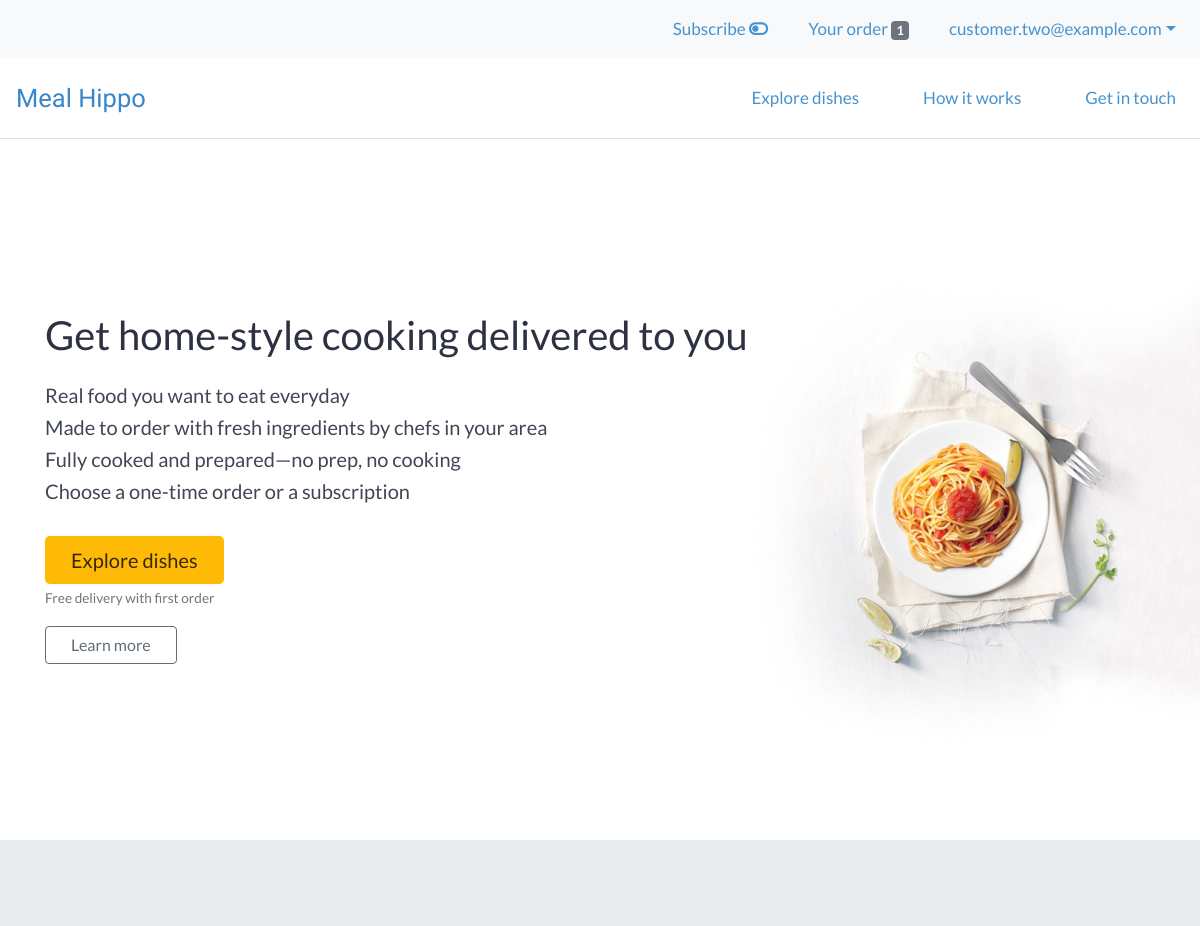
The app's page / (signed in, upper part), older data.
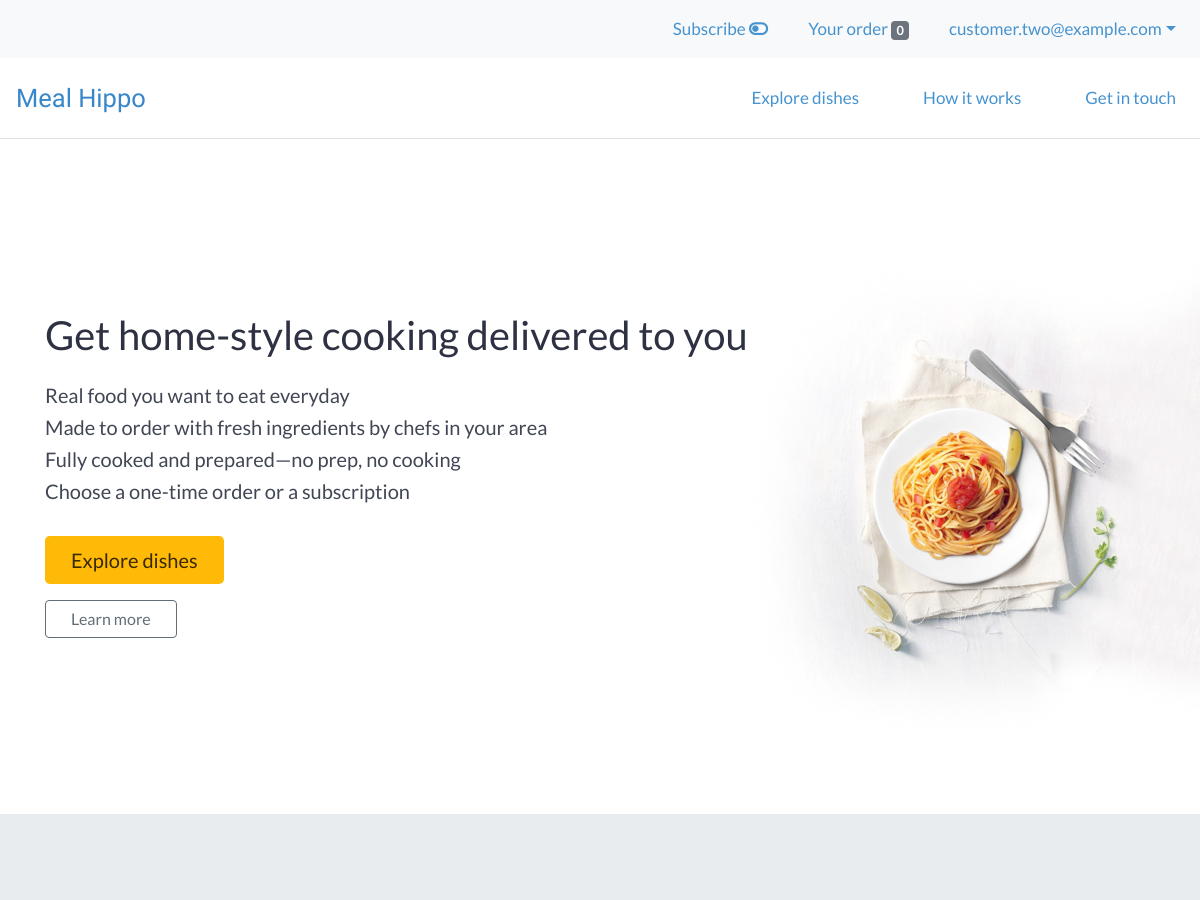
The same page, newer data.
### users/models.py (models this page shows, shortened)
class CustomUser(AbstractBaseUser):
    email = models.EmailField(unique=True)
    is_active = models.BooleanField(default=True)
    is_admin = models.BooleanField(default=False)
    objects = CustomUserManager()
    USERNAME_FIELD = 'email'
    REQUIRED_FIELDS = []

### webplatform/models.py (models this page shows, shortened)
class Order(models.Model):
    user = models.ForeignKey(settings.AUTH_USER_MODEL, on_delete=models.CASCADE)
    items = models.ManyToManyField(OrderItem)
    delivery_date = models.DateField(null=True)
    delivery_time = models.TimeField(null=True)
    is_completed = models.BooleanField(default=False)
    payment = models.ForeignKey(Payment, on_delete=models.SET_NULL, blank=True, null=True)
    created_at = models.DateTimeField(auto_now_add=True)
    modified_at = models.DateTimeField(auto_now=True)

### webplatform/views.py (the view)
# urls.py: path('', views.HomeView.as_view(), name='home_view'),
class HomeView(IsSubscribedMixin, HasFreeDeliveryMixin, TemplateView):
    template_name = 'webplatform/home_view.html'

### webplatform/templatetags/cart_templatetags.py (called while the page is built)
@register.filter
def cart_item_count(user):
    if user.is_authenticated:
        queryset = models.Order.objects.filter(user=user, is_completed=False)
        if queryset.exists():
            return queryset[0].items.count()
    return 0

### webplatform/views.py (called while the page is built)
    def get_context_data(self, **kwargs):
        context = super(IsSubscribedMixin, self).get_context_data(**kwargs)
        if self.request.user.is_authenticated:
            user_subscription_qs = models.UserSubscription.objects.filter(user=self.request.user)
            user_subscription = user_subscription_qs[0]
            context['is_subscribed'] = user_subscription.is_subscribed
        return context

    def get_context_data(self, **kwargs):
        context = super(HasFreeDeliveryMixin, self).get_context_data(**kwargs)
        if self.request.user.is_authenticated:
            user_delivery_detail_qs = models.UserDeliveryDetail.objects.filter(user=self.request.user)
            user_delivery_detail = user_delivery_detail_qs[0]
            context['free_delivery'] = user_delivery_detail.free_delivery
        return context

### webplatform/templates/webplatform/home_view.html (shortened to what this page needs)
{% extends 'base.html' %}
{% load static %}
{% load crispy_forms_tags %}
{% block content %}
<div class="jumbotron jumbotron-fluid jumbotron-splash mb-0 bg-white text-center text-sm-left">
  <div class="container mb-5 py-5">
    <div class="row">
      <div class="col-md-9">
        <h1 class="splash-title mb-4 font-weight-normal">Get home-style cooking delivered to you</h1>
          <h5>Real food you want to eat everyday</h5>
          <h5>Made to order with fresh ingredients by chefs in your area</h5>
          <h5>Fully cooked and prepared&mdash;no prep, no cooking</h5>
          <h5>Choose a one-time order or a subscription</h5>
        <br>
        <p>
          <a href="{% url 'webplatform:order_items_view' %}" class="btn btn-attention btn-lg" role="button">Explore dishes</a>
          {% if user.is_authenticated and free_delivery or not user.is_authenticated %}<br><small>Free delivery with first order</small>{% endif %}
        </p>
        <p>
          <a href="{% url 'webplatform:support_view' %}" class="btn btn-outline-primary grey" role="button">Learn more</a>
        </p>
      </div>
      <div class="col-md-3"></div>
    </div>
  </div>
</div>
<div class="jumbotron jumbotron-fluid bg-medium mb-0">
</div>
{% endblock %}

### templates/base.html (shortened to what this page needs)
{% load static %}
{% load cart_templatetags %}
<!DOCTYPE html>
<html lang="en" dir="ltr">
  <head>
    <link rel="stylesheet" href="https://stackpath.bootstrapcdn.com/bootstrap/4.4.1/css/bootstrap.min.css">
    <link rel="stylesheet" type="text/css" href="{% static 'style.css' %}">
  </head>
  <body>
    {% if user.is_authenticated %}
        <nav class="navbar navbar-expand-md navbar-light user-nav bg-light">
            <ul class="navbar-nav ml-md-auto mx-md-0 mx-auto text-md-left text-center">
              <li class="nav-item mr-4">
                <a class="nav-link" href="{% url 'webplatform:subscribe_toggle' request.path %}">{% if is_subscribed %}Subscribed <i class="fas fa-toggle-on"></i>{% else %}<span data-toggle="tooltip" data-placement="bottom" title="Save 5% on all orders">Subscribe <i class="fas fa-toggle-off"></i></span>{% endif %}</a>
              <li class="nav-item mr-4">
                <a class="nav-link" href="{% url 'webplatform:order_items_view' %}">
                  Your order <span class="badge badge-secondary">{{ request.user|cart_item_count }}</span>
                </a>
              </li>
              <li class="nav-item dropdown">
                <a class="nav-link dropdown-toggle" data-toggle="dropdown" href="#" role="button" aria-haspopup="true" aria-expanded="false">{{ request.user.email }}</a>
              </li>
            </ul>
        </nav>
    {% endif %}
    <nav class="navbar navbar-expand-md navbar-light py-3 border-bottom">
      <a class="navbar-brand" href="{% url 'webplatform:home_view' %}">Meal&nbsp;Hippo</a>
      <div class="collapse navbar-collapse" id="navbarText">
        <ul class="navbar-nav ml-auto">
          <li class="nav-item mr-5">
            <a class="nav-link" href="{% url 'webplatform:order_items_view' %}">Explore dishes</a>
          </li>
          <li class="nav-item mr-5">
            <a class="nav-link" href="{% url 'webplatform:support_view' %}">How it works</a>
          </li>
          <li class="nav-item">
            <a class="nav-link" href="{% url 'webplatform:contact_view' %}">Get in touch</a>
          </li>
        </ul>
      </div>
    </nav>
    {% block content %}
    {% endblock %}
  </body>
</html>

Row changes from the older to the newer data that the page shows:
changed CustomUser "customer.two@example.com": user|cart_item_count "1" → "0"
Text that changed along with them:
text no longer shown: "Free delivery with first order"
